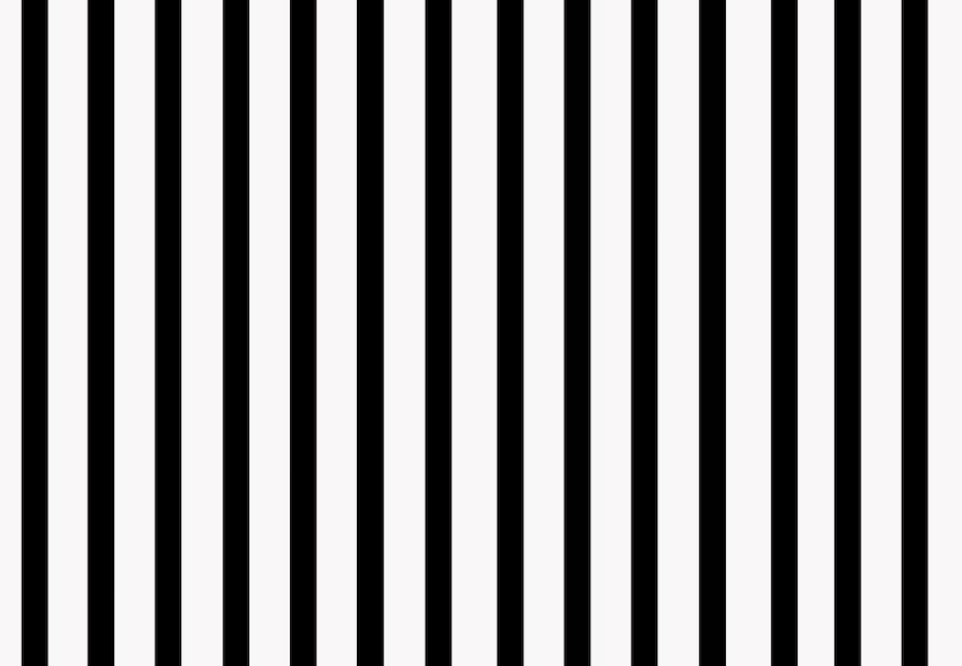
#> input picture Python_imageProcessing/b1.png, 962 x 666 px
$ jupyter execute main.ipynb   (shell and % lines are left out)
#> lines starting #> are read from the running program, lines starting #| are printed output that depends on the picture
[cell 1]
%cd F:\My_projects\Learning\Python_imageProcessing

# https://docs.google.com/document/d/1YB3DZ3vnXslzupwufZslseXQGYYHisozCa9TJ4d5p0o/edit?usp=sharing

### Discrete Fourier Transform

[cell 2]
import cv2
import numpy as np
import matplotlib.pyplot as plt

# Load the image
image = cv2.imread('b1.png', cv2.IMREAD_GRAYSCALE)
#> image: shape (666, 962); min 0, max 253, mean 152.6

# Perform the Fourier Transform
f_transform = np.fft.fft2(image) # FFT = Fast Fourier Transform

# Shift the zero frequency component (DC component) to the center
f_transform_shifted = np.fft.fftshift(f_transform)

# Compute the magnitude spectrum
magnitude_spectrum =  np.log(np.abs(f_transform_shifted))
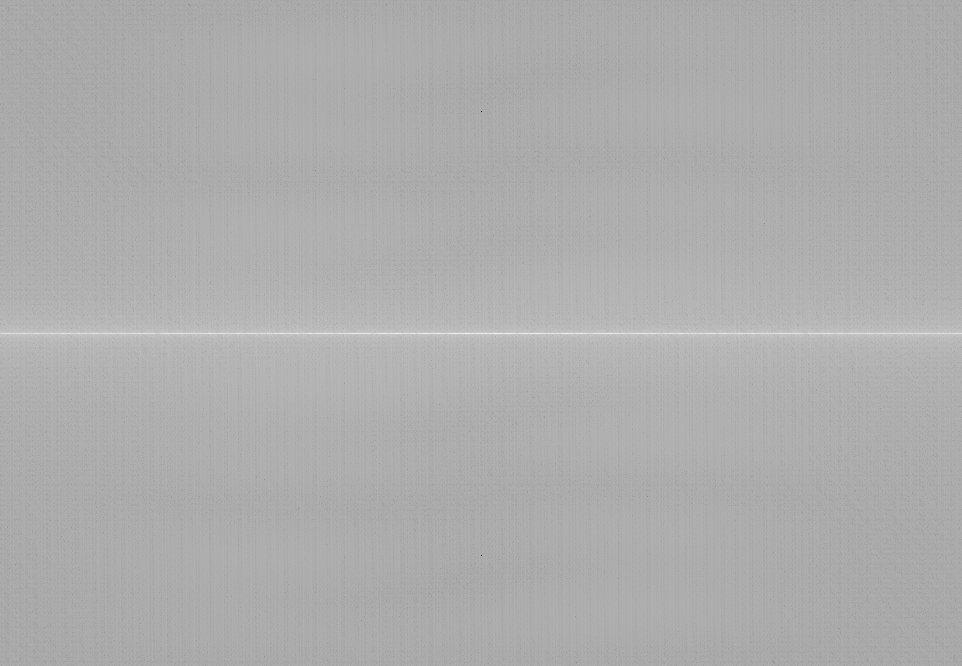
#> magnitude_spectrum: shape (666, 962) float64; min -34.4, max 18.4, mean 1.6; drawn with min black and max white

# Display the original image and its magnitude spectrum
plt.figure(figsize=(12, 6))

plt.subplot(1, 2, 1)
plt.imshow(image, cmap='gray')
plt.title('Original Image')
plt.axis('off')

plt.subplot(1, 2, 2)
plt.imshow(magnitude_spectrum, cmap='gray')
plt.title('Magnitude Spectrum')
plt.axis('off')

plt.tight_layout()
plt.show()
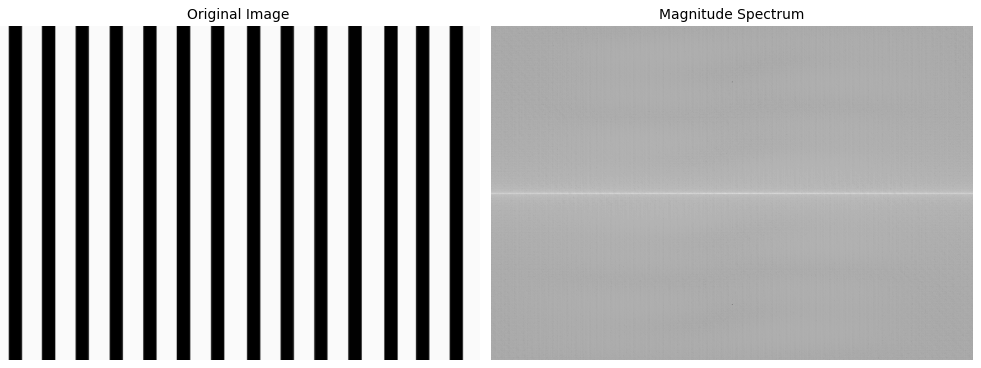
#> figure drawn by matplotlib, 2 panels

[cell 3]
# high freq.

### Inverse Fourier Transform

[cell 4]
# Perform the inverse shift
f_transform_shifted_back = np.fft.ifftshift(f_transform_shifted)

# Perform the Inverse Fourier Transform
image_back = np.fft.ifft2(f_transform_shifted_back)

# Take the real part of the inverse transform
image_back = np.abs(image_back)

# Display the reconstructed image
plt.figure(figsize=(6, 6))
plt.imshow(image_back, cmap='gray')
plt.title('Reconstructed Image')
plt.axis('off')
plt.show()

### DFT with bilateral filter

[cell 5]
import cv2
import numpy as np
import matplotlib.pyplot as plt

# Load the image in grayscale
image = cv2.imread('b1.png', cv2.IMREAD_GRAYSCALE)

# Apply bilateral filter
# Parameters: source image, diameter, sigmaColor, sigmaSpace
bilateral_filtered_image = cv2.bilateralFilter(image, d=100, sigmaColor=1000, sigmaSpace=20)
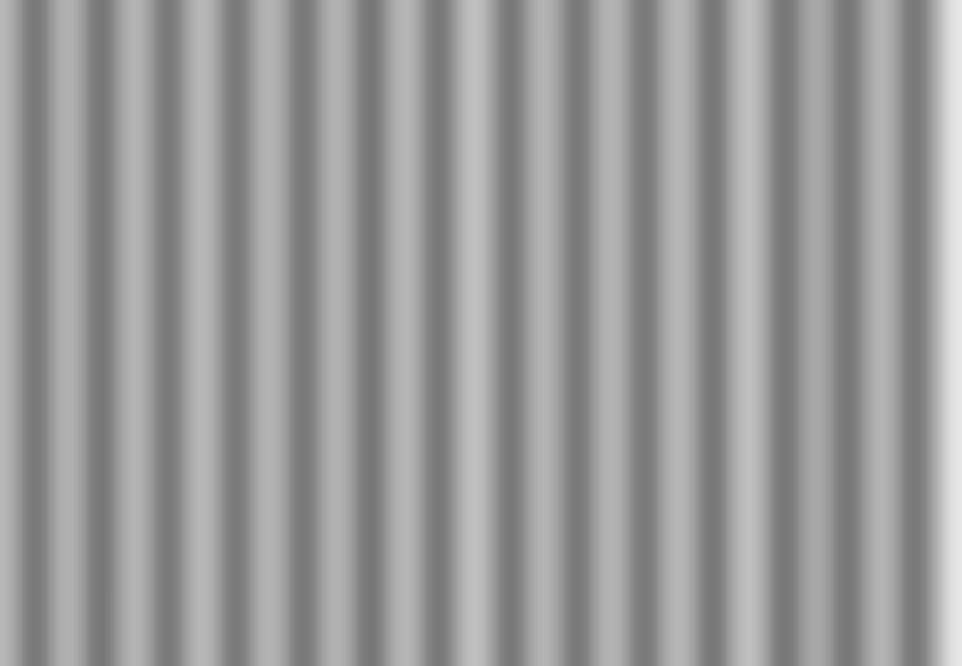
#> bilateral_filtered_image: shape (666, 962); min 119, max 231, mean 152.8

# Perform the Fourier Transform on the original and filtered images
f_transform_original = np.fft.fft2(image)
f_transform_filtered = np.fft.fft2(bilateral_filtered_image)

# Shift the zero frequency component (DC component) to the center
f_transform_original_shifted = np.fft.fftshift(f_transform_original)
f_transform_filtered_shifted = np.fft.fftshift(f_transform_filtered)

# Compute the magnitude spectrum
magnitude_spectrum_original = 20 * np.log(np.abs(f_transform_original_shifted))
magnitude_spectrum_filtered = 20 * np.log(np.abs(f_transform_filtered_shifted))
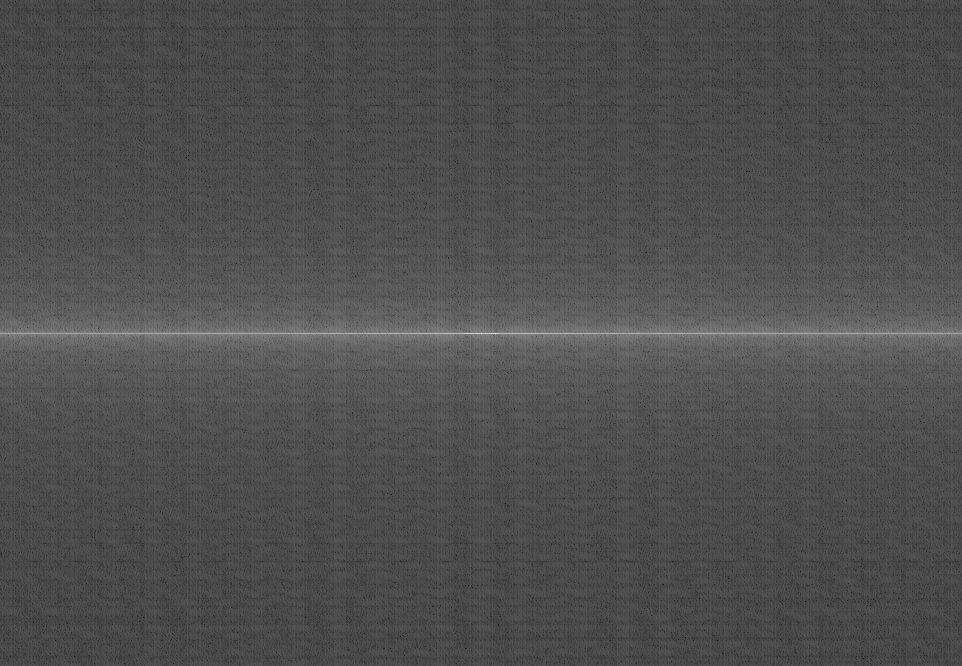
#> magnitude_spectrum_filtered: shape (666, 962) float64; min -134.2, max 368, mean 22.2; drawn with min black and max white

# Display the images
plt.figure(figsize=(18, 12))

plt.subplot(2, 2, 1)
plt.imshow(image, cmap='gray')
plt.title('Original Image')
plt.axis('off')

plt.subplot(2, 2, 2)
plt.imshow(bilateral_filtered_image, cmap='gray')
plt.title('Bilateral Filtered Image')
plt.axis('off')

plt.subplot(2, 2, 3)
plt.imshow(magnitude_spectrum_original, cmap='gray')
plt.title('Magnitude Spectrum of Original Image')
plt.axis('off')

plt.subplot(2, 2, 4)
plt.imshow(magnitude_spectrum_filtered, cmap='gray')
plt.title('Magnitude Spectrum of Bilateral Filtered Image')
plt.axis('off')

plt.tight_layout()
plt.show()

### DFT in mathematical way

[cell 6]
import numpy as np
import matplotlib.pyplot as plt

# Create a 4x4 grayscale image
image = np.array([[1, 1, 1, 1],
                  [1, 1, 1, 1],
                  [1, 1, 1, 1],
                  [1, 1, 1, 1]], dtype=np.uint8)

# Manually define the DFT kernel
manual_kernel = np.array([[1,  1,  1,  1],
                          [1, -1j, -1,  1j],
                          [1, -1,  1, -1],
                          [1,  1j, -1, -1j]])

# Compute the DFT using the manually defined kernel
dft = np.dot(manual_kernel, np.dot(image, manual_kernel.T))

# Compute the magnitude spectrum
magnitude_spectrum = np.abs(dft)

# Display the original image and the magnitude spectrum
plt.figure(figsize=(10, 5))

plt.subplot(1, 2, 1)
plt.imshow(image, cmap='gray')
plt.title('Original 4x4 Image')
plt.axis('off')

plt.subplot(1, 2, 2)
plt.imshow(magnitude_spectrum, cmap='gray')
plt.title('Magnitude Spectrum')
plt.axis('off')

plt.tight_layout()
plt.show()
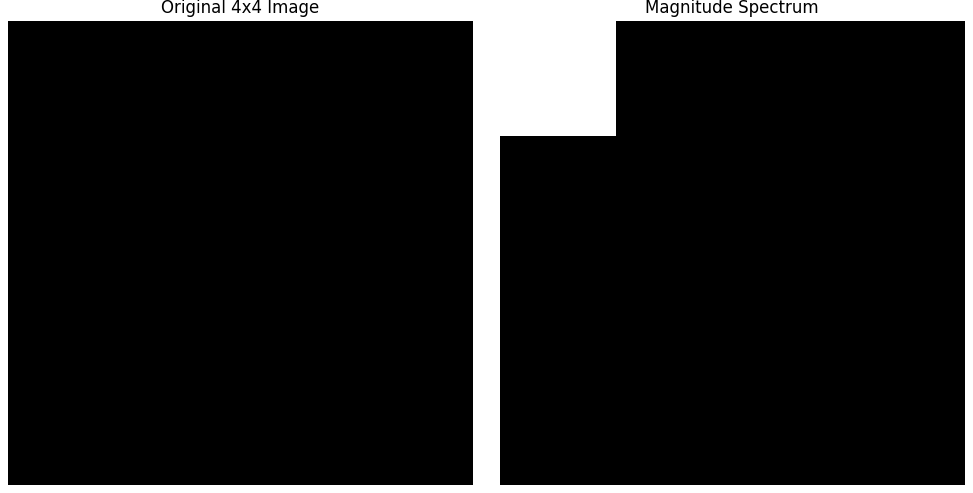
#> figure drawn by matplotlib, 2 panels

# Print the original image, the manually defined DFT kernel, and the DFT result for reference
print("Original 4x4 Image:\n", image)
print("\nManually Defined DFT Kernel:\n", dft)
print("\nMagnitude Spectrum:\n", magnitude_spectrum)

[cell 7]
product = np.dot(manual_kernel, image)
print(product)

[cell 8]
transpose = manual_kernel.T
print(transpose)

[cell 9]
Fuv = np.dot(product, transpose)
print(np.abs(Fuv))

[cell 10]
import numpy as np
import matplotlib.pyplot as plt

# Create a 4x4 grayscale image
image = np.array([[1, 1, 1, 1],
                  [1, 1, 1, 1],
                  [1, 1, 1, 1],
                  [1, 1, 1, 1]], dtype=np.uint8)

# Function to compute the DFT kernel for N=4
def dft_kernel(n):
#> called with n = 4
    kernel = np.zeros((n, n), dtype=complex)
    for u in range(n):
        for x in range(n):
            kernel[u, x] = np.exp(-2j * np.pi * u * x / n)
    return kernel

# Compute the DFT kernel for a 4x4 image
kernel = dft_kernel(4)

# Adjust the kernel for better visualization
adjusted_kernel = np.zeros((4, 4), dtype=object)
for i in range(4):
    for j in range(4):
        real = kernel[i, j].real
        imag = kernel[i, j].imag
        if imag == 0:
            adjusted_kernel[i, j] = f"{real:.1f}"
        elif real == 0:
            adjusted_kernel[i, j] = f"{imag:.1f}j"
        else:
            adjusted_kernel[i, j] = f"{real:.1f} + {imag:.1f}j"

# Compute the DFT using the kernel
dft = np.dot(kernel, np.dot(image, kernel.T))

# Compute the magnitude spectrum
magnitude_spectrum = np.abs(dft)

# Display the original image and the magnitude spectrum
plt.figure(figsize=(10, 5))

plt.subplot(1, 2, 1)
plt.imshow(image, cmap='gray')
plt.title('Original 4x4 Image')
plt.axis('off')

plt.subplot(1, 2, 2)
plt.imshow(magnitude_spectrum, cmap='gray')
plt.title('Magnitude Spectrum')
plt.axis('off')

plt.tight_layout()
plt.show()

# Print the original image, the DFT kernel, and the DFT result for reference
print("Original 4x4 Image:\n", image)
print("\nDFT Kernel:\n", adjusted_kernel)
print("\nDFT of the Image:\n", dft)
print("\nMagnitude Spectrum:\n", magnitude_spectrum)

[cell 11]
import numpy as np
import matplotlib.pyplot as plt

# Create a 4x4 grayscale image
image = np.array([[1, 1, 1, 1],
                  [1, 1, 1, 1],
                  [1, 1, 1, 1],
                  [1, 1, 1, 1]], dtype=np.uint8)

# Compute the 2D Fourier Transform of the image
f_transform = np.fft.fft2(image)
f_transform_shifted = np.fft.fftshift(f_transform)

# Compute the magnitude spectrum
magnitude_spectrum = np.abs(f_transform_shifted)

# Display the original image and the magnitude spectrum
plt.figure(figsize=(10, 5))

plt.subplot(1, 2, 1)
plt.imshow(image, cmap='gray')
plt.title('Original 4x4 Image')
plt.axis('off')

plt.subplot(1, 2, 2)
plt.imshow(magnitude_spectrum, cmap='gray')
plt.title('Magnitude Spectrum')
plt.axis('off')

plt.tight_layout()
plt.show()
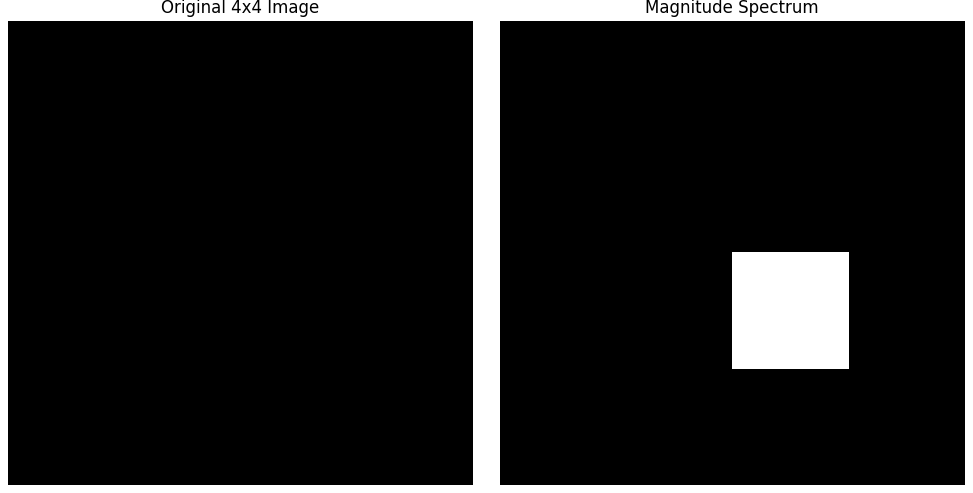
#> figure drawn by matplotlib, 2 panels

# Print the original image and its Fourier Transform result for reference
print("Original 4x4 Image:\n", image)
print("\nDFT of the Image:\n", f_transform)
print("\nShifted DFT of the Image:\n", f_transform_shifted)
print("\nMagnitude Spectrum:\n", magnitude_spectrum)

$ run again, with Python_imageProcessing/b2.png copied over Python_imageProcessing/b1.png
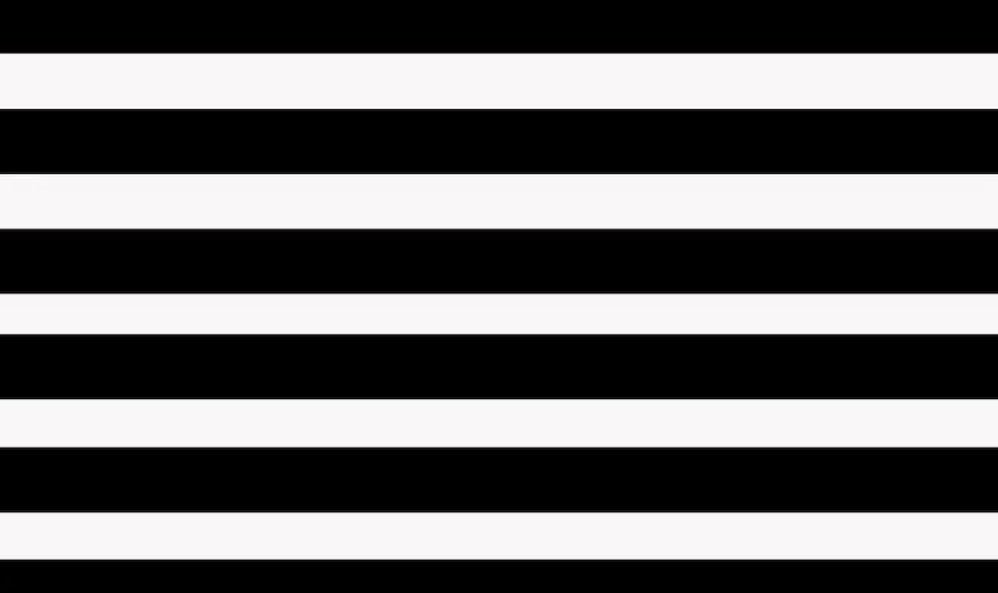
#> input picture Python_imageProcessing/b2.png, 998 x 593 px
#> `bilateral_filtered_image = cv2.bilateralFilter(image, d=100, sigmaColo..`:
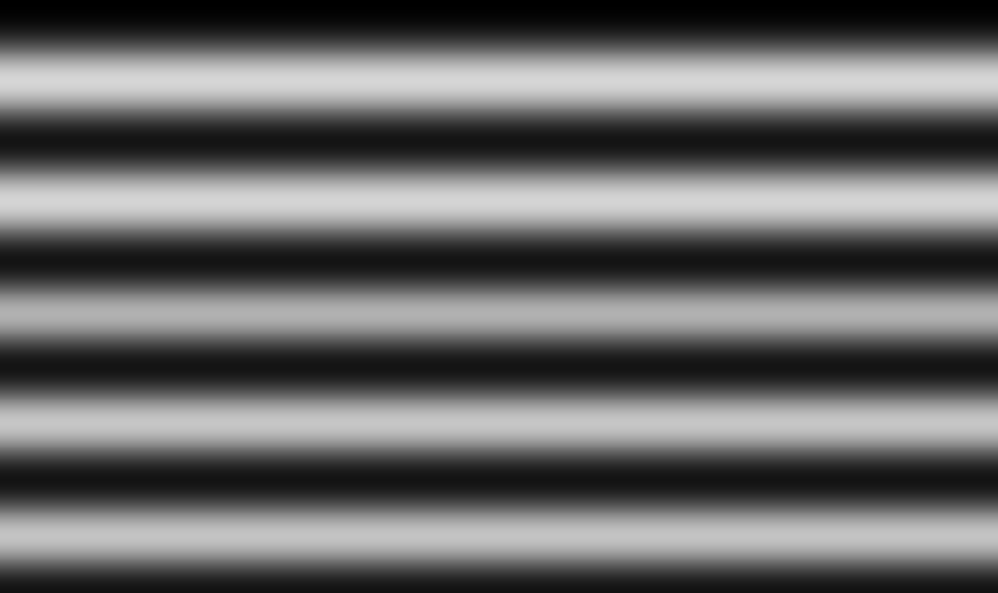
#> bilateral_filtered_image: shape (593, 998); min 0, max 214, mean 102.9
#> `magnitude_spectrum_filtered = 20 * np.log(np.abs(f_transform_filtered_..`:
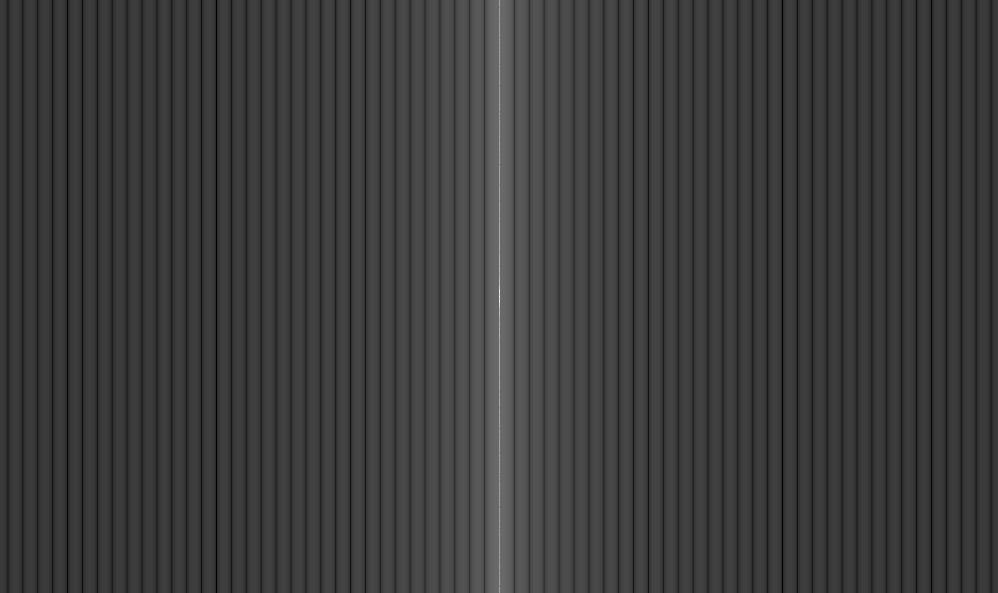
#> magnitude_spectrum_filtered: shape (593, 998) float64; min -110.2, max 358.5, mean 0.2; drawn with min black and max white
